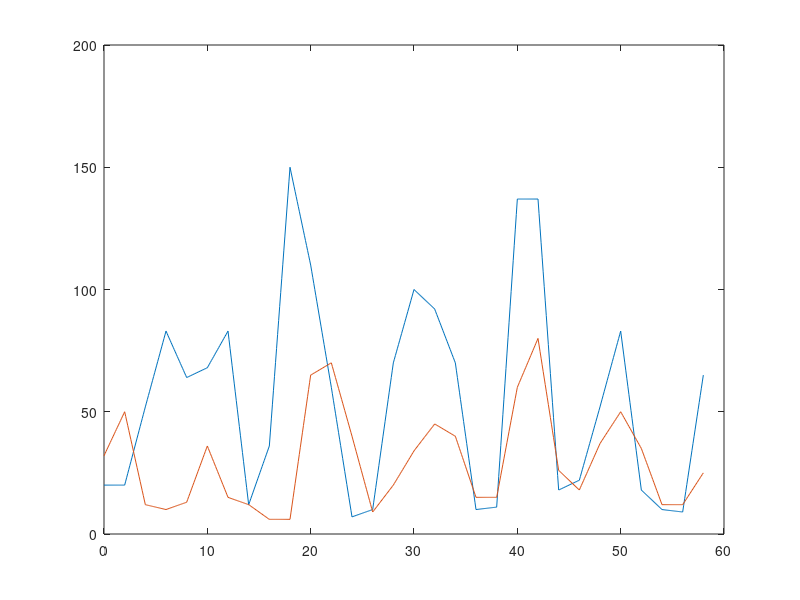

Source code (MATLAB): (Note: this script raises an error after producing the figure.)
%% AMATH 563 HW2

% Saves the hare/lynx data in the format (year past 1845)/hares/lynx
% pop_data = [0:2:58;
%             20 20 52 83 64 68 83 12 36 150 110 60 7 10 70 100 92 70 10 11 137 137 18 22 52 83 18 10 9 65;
%             32 50 12 10 13 36 15 12 6 6 65 70 40 9 20 34 45 40 15 15 60 80 26 18 37 50 35 12 12 25].';
%         
% save("input_files/pop_data.mat", 'pop_data')

%% Part 1: Sparse Regression
% Find the best nonlinear, dynamical systems model to the data using 
% sparse regression.
clear all; close all; clc;
data = load('input_files/pop_data');
pop_data = data.pop_data;


% Interpolate Data for more timepoints
dt = 0.1; % interpolation time step
query_points = 0:dt:58; % time points for interpolation
t_vals = query_points;
x_vals = interp1(pop_data(:,1), pop_data(:,2), query_points);
y_vals = interp1(pop_data(:,1), pop_data(:,3), query_points);

figure(1)
plot(t_vals, x_vals, t_vals, y_vals)


% Compute numerical derivatives of data

xdot = (x_vals(3:end) - x_vals(1:end-2)) ./ (2*dt);
xdot = [(x_vals(2) - x_vals(1))/dt,    xdot,    (x_vals(end) - x_vals(end-1)) / dt];
ydot = (y_vals(3:end) - y_vals(1:end-2)) ./ (2*dt);
ydot = [(y_vals(2) - y_vals(1))/dt,   ydot,   (y_vals(end) - y_vals(end-1)) / dt];


% Define Function Library
% t = time, x = # hares, y = # lynx
function_vector = @(t,x,y) [ones(length(t), 1) x y x.^2 y.^2 x.*y x.^3 y.^3 x.^2.*y y.^2.*x x.^2.*y.^2 ...
                                 t t.^2 t.^3 sin(t) cos(t) sin(x) sin(y) cos(x) cos(y) sin(x.^2) cos(x.^2) ...
                                 exp(t) exp(x) exp(y) ...
                                 t.^4, t.^5, t.^6 x.*0.5 exp(t).*sin(t) y*0.5 ...
                                 x.*y.*t];
function_library = function_vector(t_vals.', x_vals.', y_vals.');

% LASSO
% function_library * X = xdot && function_library * Y = ydot
% 
lambda = 0.045;
x_coeffs = lasso(function_library, xdot.', 'Lambda', lambda);
y_coeffs = lasso(function_library, ydot.', 'Lambda', lambda);

% x_coeffs = function_library \ xdot.';
% y_coeffs = function_library \ ydot.';

%
figure(2)
subplot(121)
bar(x_coeffs)
title('X coefficient values')

subplot(122)
bar(y_coeffs)
title('Y coefficient values')

% Compute predicted model based on coefficents in our sparse regression

dxdt = @(t,x,y) dot(function_vector(t,x,y), x_coeffs);
dydt = @(t,x,y) dot(function_vector(t,x,y), y_coeffs);
f = @(t,x) [ dxdt(t, x(1), x(2)); dydt(t, x(1), x(2))];

[tx, data_est] = ode45(f, t_vals, [x_vals(1); y_vals(1)]);
data_est = real(data_est);

% Plot Results for comparison

figure(3)
subplot(121)
plot(t_vals, x_vals, 'r-', tx, data_est(:,1), 'k-')
title('Historical Hare Populations')
xlabel('Years Past 1845')
ylabel('Population')
legend({'True', 'Estimated'})

subplot(122)
plot(t_vals, y_vals, 'r-', tx, data_est(:,2), 'k-')
title('Historical Lynx Populations')
xlabel('Years Past 1845')
ylabel('Population')
legend({'True', 'Estimated'})



%% Part 2: KL Divergence


% % Compute the KL divergence of the best model to the data.
% bin_size = 2;
% data_range_x = min([x_vals data_est(:,1).']): bin_size : max([x_vals data_est(:,1).']);
% data_range_y = min([y_vals data_est(:,2).']): bin_size : max([y_vals data_est(:,2).']);
% 
% % generate PDFs (constant offset added to avoid division by zero)
% offset = 0.01;
% fx = hist(x_vals, data_range_x) + offset;
% fy = hist(y_vals, data_range_y) + offset;
% gx = hist(data_est(:,1) , data_range_x) + offset;
% gy = hist(data_est(:,2) , data_range_y) + offset;
% 
% % normalize data
% 
% fx = fx / trapz(data_range_x, fx);
% fy = fy / trapz(data_range_y, fy);
% gx = gx / trapz(data_range_x, gx);
% gy = gy / trapz(data_range_y, gy);
% 
% % Plot distributions
% figure(4)
% subplot(121)
% plot(data_range_x, fx, 'r-', data_range_x, gx, 'b-');
% xlim([data_range_x(1), data_range_x(end) ])
% legend({'Data', 'Model'})
% 
% subplot(122)
% plot(data_range_y, fy, 'r-', data_range_y, gy, 'b-');
% legend({'Data', 'Model'})
% 
% 
% % Calculate KL Divergence
% 
% KL_x = trapz(fx .*log(fx ./ gx));
% KL_y = trapz(fy .* log(fy ./ gy));

clc; close all;

num_bins = [15, 15];

data_range_x = linspace(min([x_vals data_est(:,1).']), max([x_vals data_est(:,1).']), num_bins(1) + 1);
data_range_y = linspace(min([y_vals data_est(:,2).']), max([y_vals data_est(:,2).']), num_bins(1) + 1);
EDGES = {};
EDGES{1} = data_range_x;
EDGES{2} = data_range_y;

offset = 0.01;
true_f = hist3([x_vals.', y_vals.'], 'Edges', EDGES) + offset;
modeled_f = hist3(data_est, 'Edges', EDGES) + offset; %0.01 added to avoid division by zero

% normalize data
true_f = true_f ./ trapz(trapz(true_f));
modeled_f = modeled_f ./ trapz(trapz(modeled_f));

[X,Y] = meshgrid(data_range_x, data_range_y);

figure(4)
subplot(121)
surf(X, Y, true_f);
title('True model (data) probability distribution')
xlim([data_range_x(1), data_range_x(end)])
ylim([data_range_y(1), data_range_y(end)])

subplot(122)
surf(X,Y, modeled_f);
title('Generated model probability distribution')
xlim([data_range_x(1), data_range_x(end)])
ylim([data_range_y(1), data_range_y(end)])

KL_divergence = trapz(trapz((true_f .* log(true_f ./ modeled_f))));

%% Part 3: Information Criterion
% Retain three of your best three models and compare their AIC and BIC scores.

% Estimate Log likelihood of model
figure(5)

data = [x_vals.', y_vals.'];

n = length(x_vals);

RSS = 0;
for j = 1:length(data)
    RSS = RSS + norm(data(j, :) - data_est(j, :));
end

K = 2;
variance = RSS / n;
logL = -n/2*log(2*pi) - n/2*log(variance) - 1/(2*variance) * RSS;

AIC = 2*K -2*logL;
BIC = log(n) * K - 2*logL;


%% Part 4: Time Embeddings
close all; clc;

% Time-delay embed the system and determine if there are latent variables
tskip = 1; % number time points to stagger each measurement by
num_layers = 50; % number of staggered measurements to generate
layer_length = length(x_vals) - tskip*num_layers;
H_x = zeros(num_layers, layer_length);
H_y = zeros(num_layers, layer_length);

for j = 1:num_layers
    H_x(j, :) = x_vals(1+(j-1)*tskip: 1+(j-1)*tskip + layer_length-1);
    H_y(j, :) = y_vals(1+(j-1)*tskip: 1+(j-1)*tskip + layer_length-1);
end

[Ux, Sx, Vx] = svd(H_x, 'econ');
[Uy, Sy, Vy] = svd(H_y, 'econ');

% Plot singular values to look for latent variables

% three dominant singular values: outside variable besides just hare/lynx
% populations that plays a role? Or just time I guess
singular_x = diag(Sx) ./ max(diag(Sx));
singular_y = diag(Sy) ./ max(diag(Sy));

figure(6)
subplot(121)
plot(singular_x, 'r.', 'markersize', 10)
title("Time-Embedded Signular Values - Hare Population")
xlabel('Index j')
ylabel('Normali9 zed Singular Value \sigma_j')

subplot(122)
plot(singular_y, 'r.', 'markersize', 10)
title("Time-Embedded Signular Values - Lynx Population")
xlabel('Index j')
ylabel('Normalized Singular Value \sigma_j')

%% Part 5: Belousov-Zhabotinsky Chemical Oscillator
% See what you can do with the data (i.e. repeat the first two steps above)
clear all; close all; clc;

load('input_files/BZ.mat')

% downsample to make working with system more computationally managable.
% take a single row of pixels?
BZ_tensor = BZ_tensor(100:250, 150:300, :);

% This is a PDE system? Create 3D function library?

[m,n,k]=size(BZ_tensor); % x vs y vs time data
for j=1:k 
    A=BZ_tensor(:,:,j); 
    pcolor(A), shading interp, pause(0.2) 
end

% u(t, x, y)
% We want d/dt u = u_t
